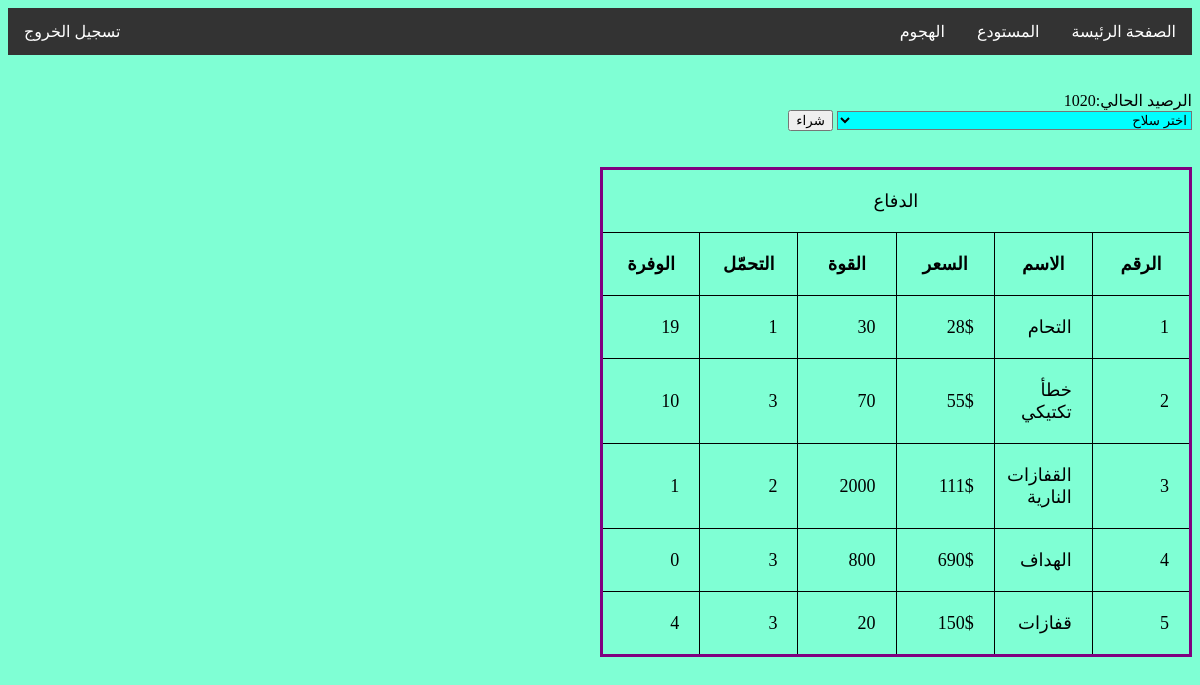
The page /member/store.php?p=d1 (signed in) on the database its author committed.
### tables this page shows
CREATE TABLE `store` (
  `id` int(11) NOT NULL,
  `product` varchar(30) NOT NULL,
  `price` int(5) NOT NULL,
  `power` int(5) NOT NULL,
  `usingTimes` int(3) NOT NULL,
  `qty` int(5) NOT NULL,
  `kind` varchar(20) NOT NULL
);

### member/store.php (the view, shortened to what this page needs)
<?php
require_once "header.php";
echo "الرصيد الحالي:" . $_SESSION['money'] . "</br>";
?>
<form action="" method="POST">
    <select name="ops">
        <option value="" disabled selected>اختر سلاح</option>
    </select>
    <input type="submit" name="submit" value="شراء">
    <br>
    <br>
</form>
    <?php
if ($_GET['p'] == 'w1' || $_GET['p'] == 'w2' || $_GET['p'] == 'w3') {
    $i = 1;
    $stores = $conn->query("SELECT * FROM store WHERE kind = 'هجوم'");
    echo "<table style=>";
    echo '<tr><td style="text-align:center" colspan= "5">الهجوم</td></tr>';
    echo '<tr> <th>الرقم</th> <th>الاسم</th> <th>السعر</th> <th>القوة</th> <th>الوفرة</th></tr>';
    while($store = mysqli_fetch_array($stores)){
        echo "<tr>";
        echo "<td>". $i . "</td>";
        echo "<td>". $store['product']. "</td>";
        echo "<td>". $store['price']. "$</td>";
        echo "<td>". $store['power']. "</td>";
        echo "<td>". $store['qty']. "</td>";
        echo "</tr>";
        $i++;
    }
    echo "</table></br>";
} elseif ($_GET['p'] == 'd1') {
    $i = 1;
    $stores = $conn->query("SELECT * FROM store WHERE kind = 'دفاع'");
    echo "<table>";
    echo '<tr><td style="text-align:center" colspan= "6">الدفاع</td></tr>';
    echo '<tr> <th>الرقم</th> <th>الاسم</th> <th>السعر</th> <th>القوة</th> <th>التحمّل</th> <th>الوفرة</th></tr>';
    while($store = mysqli_fetch_array($stores)){
        echo "<tr>";
        echo "<td>". $i . "</td>";
        echo "<td>". $store['product']. "</td>";
        echo "<td>". $store['price']. "$</td>";
        echo "<td>". $store['power']. "</td>";
        echo "<td>". $store['usingTimes']. "</td>";
        echo "<td>". $store['qty']. "</td>";
        echo "</tr>";
        $i++;
}
}
require_once ("footer.php");
    ?>

### member/header.php (shortened to what this page needs)
<!DOCTYPE html>
<html lang="en">
<head>
<link rel="stylesheet" href="style.css?v=<?php echo time(); ?>">
</head>
<body dir="rtl">
    <div class="topnav">
        <ul>
            <li><a class="active" href="home.php">الصفحة الرئيسة</a></li>
            <li class="logout"><a href="logout.php">تسجيل الخروج</a></li>
            <li><a href="info.php">المستودع</a></li>
            <li><a href="attack.php">الهجوم</a></li>
        </ul>
        <br>
        <br>
    </div>

### member/footer.php
</body>
</html>

### member/style.css (style rules this page uses)
ul { list-style-type: none; margin: 0; padding: 0; overflow: hidden; background-color: #333; }
li { float: right; }
li a { display: block; color: white; text-align: center; padding: 14px 16px; text-decoration: none; }
.logout { float: left; }
table, th, td { border: 1px solid black; border-collapse: collapse; }
table { display: inline-flexbox; table-layout: fixed; width: 50%; border-collapse: collapse; border: 3px solid purple; font-size: large; }
th, td { padding: 20px; }
body { background-color: aquamarine; }
select { background-color: aqua; width: 30%; }

### rows shown on the page
store: product "التحام", price "28", power "30", usingTimes "1", qty "19"
store: product "خطأ تكتيكي", price "55", power "70", usingTimes "3", qty "10"
store: product "القفازات النارية", price "111", power "2000", usingTimes "2", qty "1"
store: product "الهداف", price "690", power "800", usingTimes "3", qty "0"
store: product "قفازات", price "150", power "20", usingTimes "3", qty "4"

### other values the page prints
$_SESSION['money'] "1020"
